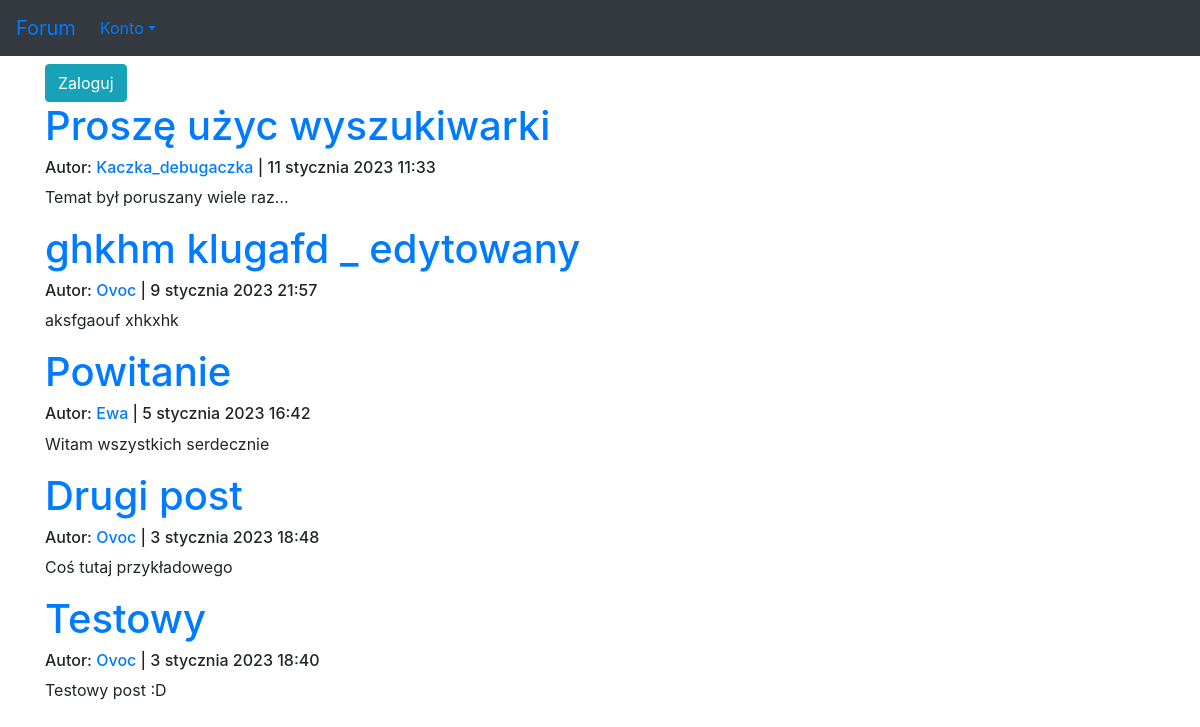
The app's page /, older data.
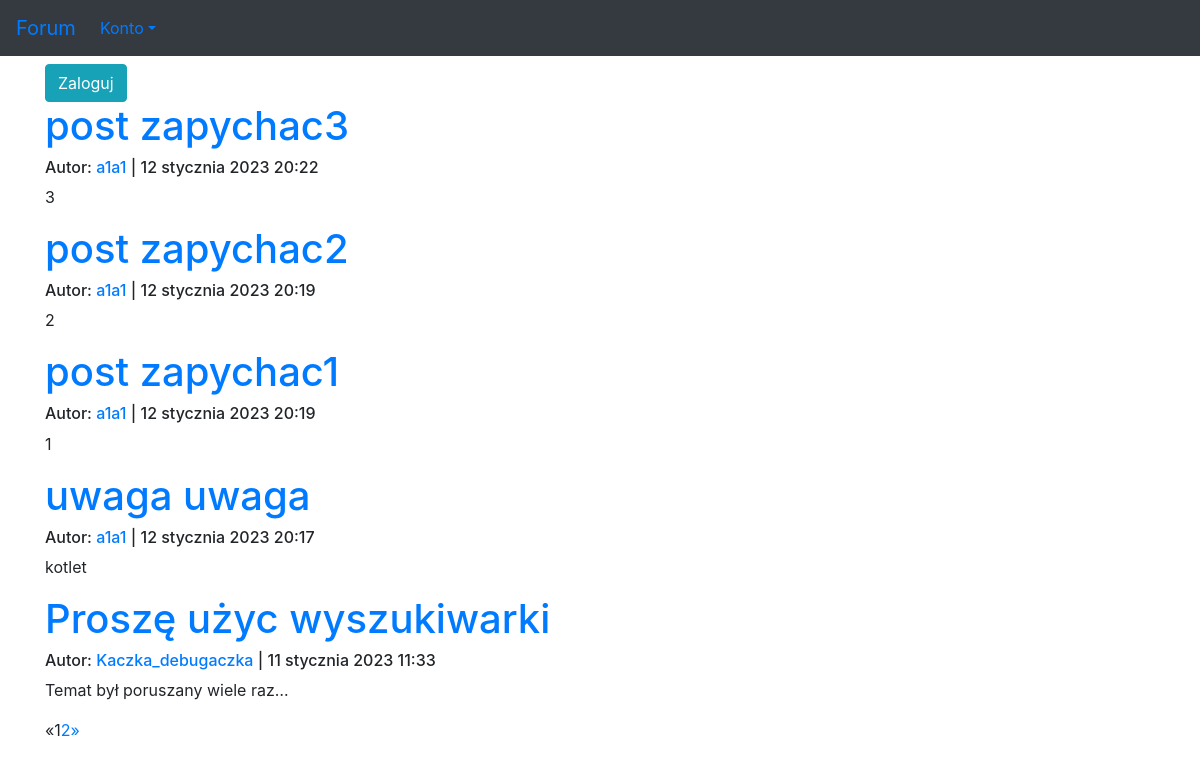
The same page, newer data.
### forum/models.py (models this page shows, shortened)
class Post(models.Model):
    author = models.ForeignKey(User, on_delete=models.CASCADE)
    title = models.CharField(max_length=100)
    description = models.TextField()
    published_date = models.DateTimeField(default=timezone.now)
    updated = models.DateTimeField(blank=True, null=True)
    views = models.IntegerField(default=0)

### forum/views.py (the view)
# urls.py: path('', views.posts_list, name='index'),
def posts_list(request):
    posts = Post.objects.filter(published_date__lte=timezone.now()).order_by('-published_date')
    paginator = Paginator(posts, 5)
    page = request.GET.get('page')
    posts = paginator.get_page(page)
    return render(request, 'forum/index.html', {'posts': posts})

### forum/templates/forum/index.html
{% extends 'szablon.html' %}
{% block tresc %}
    {% if user.is_authenticated %}
        <p><a href="{% url 'forum:new_post' %}" class="btn btn-info" role="button">Nowy post</a></p>
    {% else %}
        <a href="{% url 'users:loguj' %}" class="btn btn-info" role="button">Zaloguj</a>
    {% endif %}
    {% for post in posts %}
        <h1><a href="{% url 'forum:post' pk=post.pk %}">{{ post.title }}</a></h1>
        <h6>
            Autor: <a href="{% url 'users:index' pk=post.author.id %}">{{ post.author }}</a> | {{ post.published_date }}
        </h6>
        <p>{{ post.description|linebreaksbr|truncatechars:30 }}</p>
    {% endfor %}
          {% if posts.has_other_pages %}
        <ul class="pagination">
          {% if posts.has_previous %}
            <li><a href="?page={{ posts.previous_page_number }}">&laquo;</a></li>
          {% else %}
            <li class="disabled"><span>&laquo;</span></li>
          {% endif %}
          {% for i in posts.paginator.page_range %}
            {% if posts.number == i %}
              <li class="active"><span>{{ i }} <span class="sr-only">(current)</span></span></li>
            {% else %}
              <li><a href="?page={{ i }}">{{ i }}</a></li>
            {% endif %}
          {% endfor %}
          {% if posts.has_next %}
            <li><a href="?page={{ posts.next_page_number }}">&raquo;</a></li>
          {% else %}
            <li class="disabled"><span>&raquo;</span></li>
          {% endif %}
        </ul>
      {% endif %}
{% endblock tresc %}

Row changes from the older to the newer data that the page shows:
no longer on this page (row unchanged): Post: title "ghkhm klugafd _ edytowany", author "Ovoc", published_date "9 stycznia 2023 21:57", description "aksfgaouf xhkxhk"
no longer on this page (row unchanged): Post: title "Powitanie", author "Ewa", published_date "5 stycznia 2023 16:42", description "Witam wszystkich serdecznie"
no longer on this page (row unchanged): Post: title "Drugi post", author "Ovoc", published_date "3 stycznia 2023 18:48", description "Coś tutaj przykładowego"
no longer on this page (row unchanged): Post: title "Testowy", author "Ovoc", published_date "3 stycznia 2023 18:40", description "Testowy post :D"
added Post: title "post zapychac3", author "a1a1", published_date "12 stycznia 2023 20:22", description "3"
added Post: title "post zapychac2", author "a1a1", published_date "12 stycznia 2023 20:19", description "2"
added Post: title "post zapychac1", author "a1a1", published_date "12 stycznia 2023 20:19", description "1"
added Post: title "uwaga uwaga", author "a1a1", published_date "12 stycznia 2023 20:17", description "kotlet"
Text that changed along with them:
new list line: "1"
new list line: "2"
